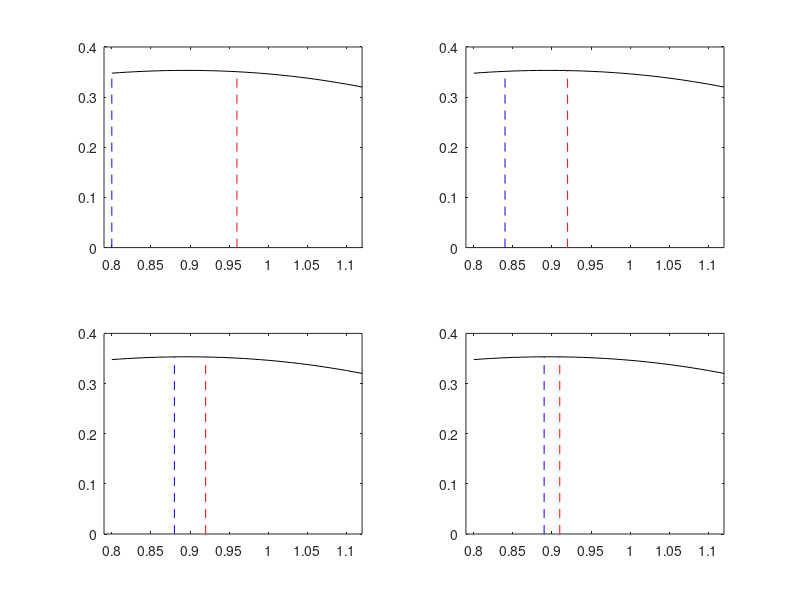

Write MATLAB code to recreate this figure.
% 例程 2.4  区间对分法
%  函数： y = (1.6*sin(x)) - x
%  由区间搜索法确定的初始区间
L = 0.16;
xh = 1.12;
xl = xh - (2*L);
%  在定位区间内绘制函数曲线（用于可视化）
x = xl: 0.01: xh;
y = (1.6*sin(x)) - x;
for n = 1:4  %  限定搜索迭代次数为4步
    b = (xh - L);  %  计算当前区间中点
    yb = (1.6*sin(b)) - b;
    a = b - (L/2);  %  计算左内点（中点左侧1/2步长处）
    ya = (1.6*sin(a)) - a;
    c = b + (L/2);  %  计算右内点（中点右侧1/2步长处）
    yc = (1.6*sin(c)) - c;
    if ya > yb
        xh = b;  %  若左内点函数值更大，舍弃第3、4子区间，更新上界
    elseif yc > yb
        xl = b;  %  若右内点函数值更大，舍弃第1、2子区间，更新下界
    else
        xl = a; xh = c;  %  否则保留第2、3子区间，同时更新上下界
    end
    L = L/2;
    yl = (1.6 * sin(xl)) - xl;
    yh = (1.6 * sin(xh)) - xh;
    %  结果可视化展示
    figure(1)
    subplot(2, 2, n)
    plot(x, y, 'k');
    axis([0.79, 1.12, 0, 0.4]);
    hold on;
    plot([xl, xl], [0, yl], 'b--');
    plot([xh, xh], [0, yh], 'r--');
end
